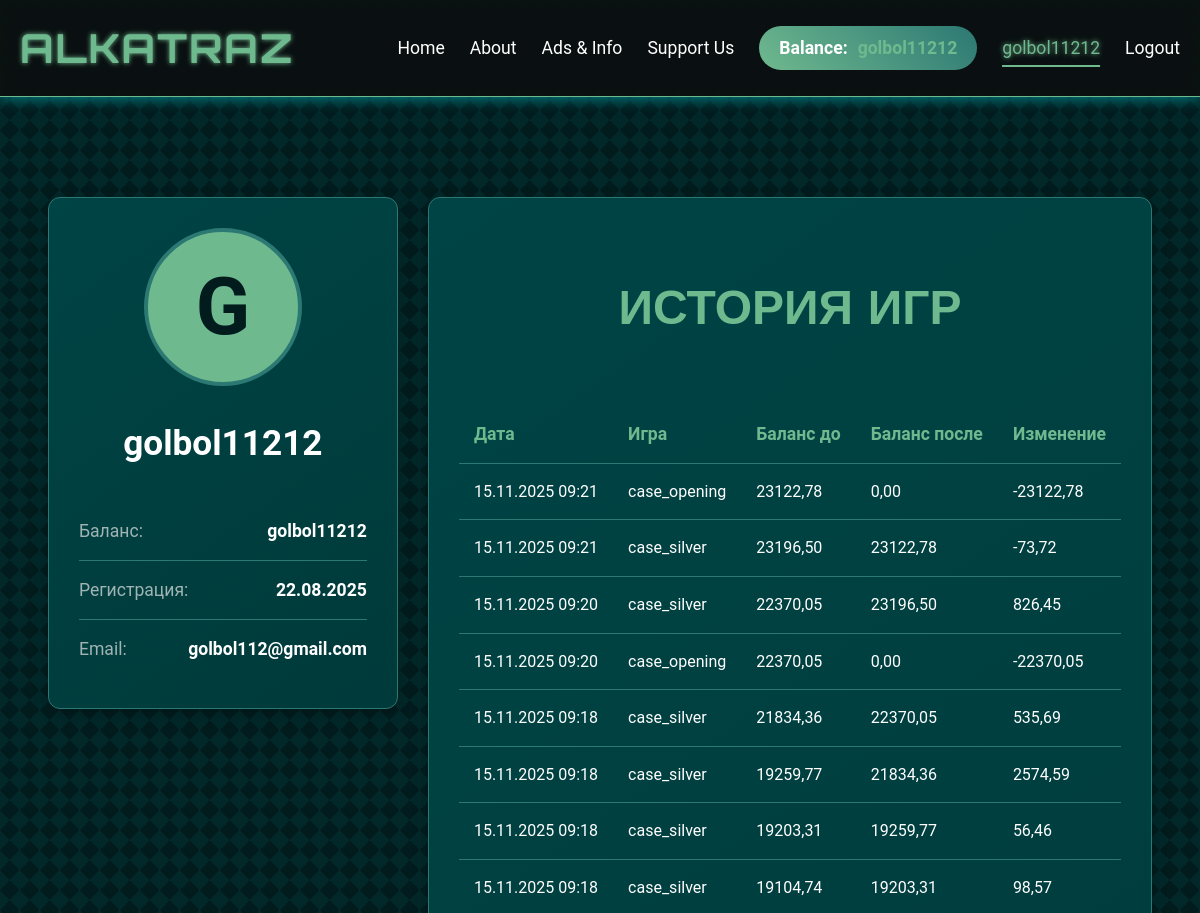
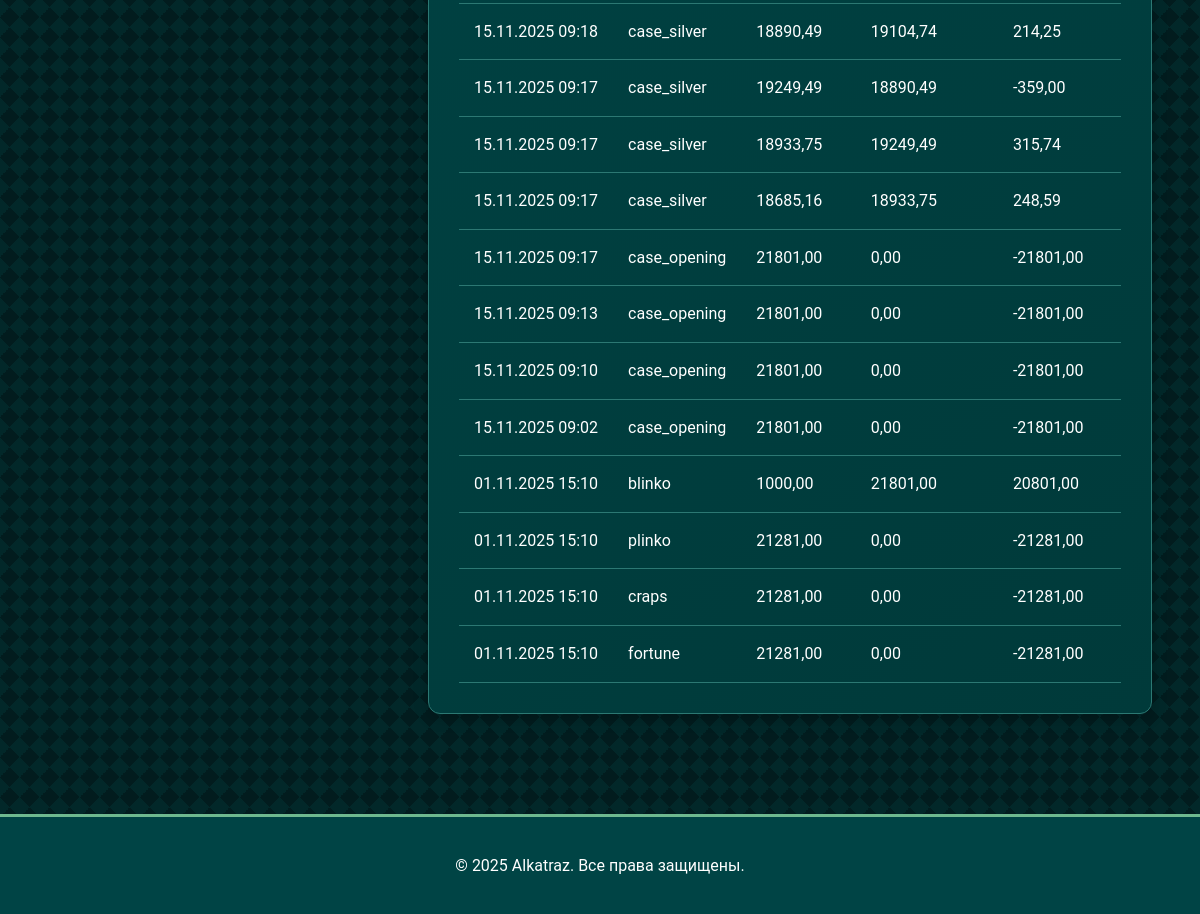
Page /profile/ (signed in) on the earlier database version (2 pictures, top to bottom).
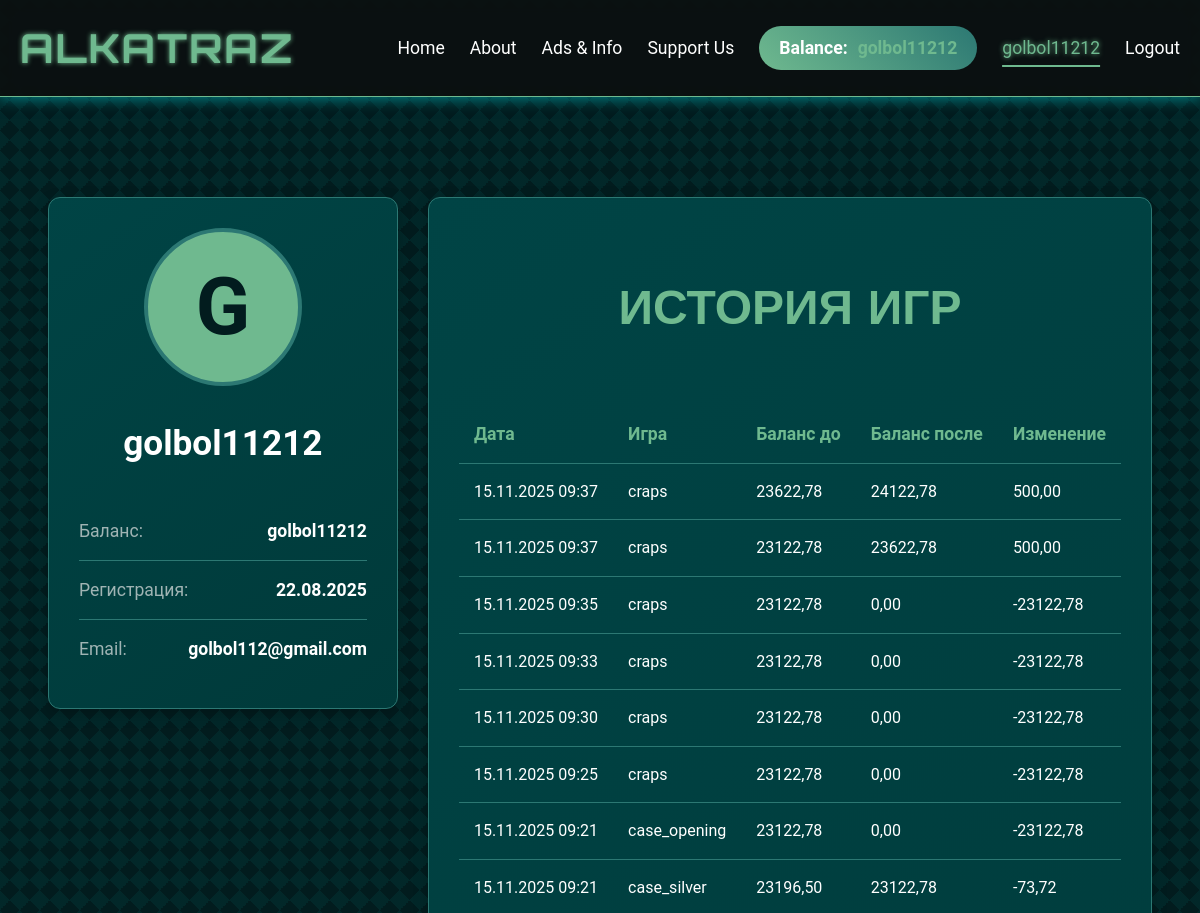
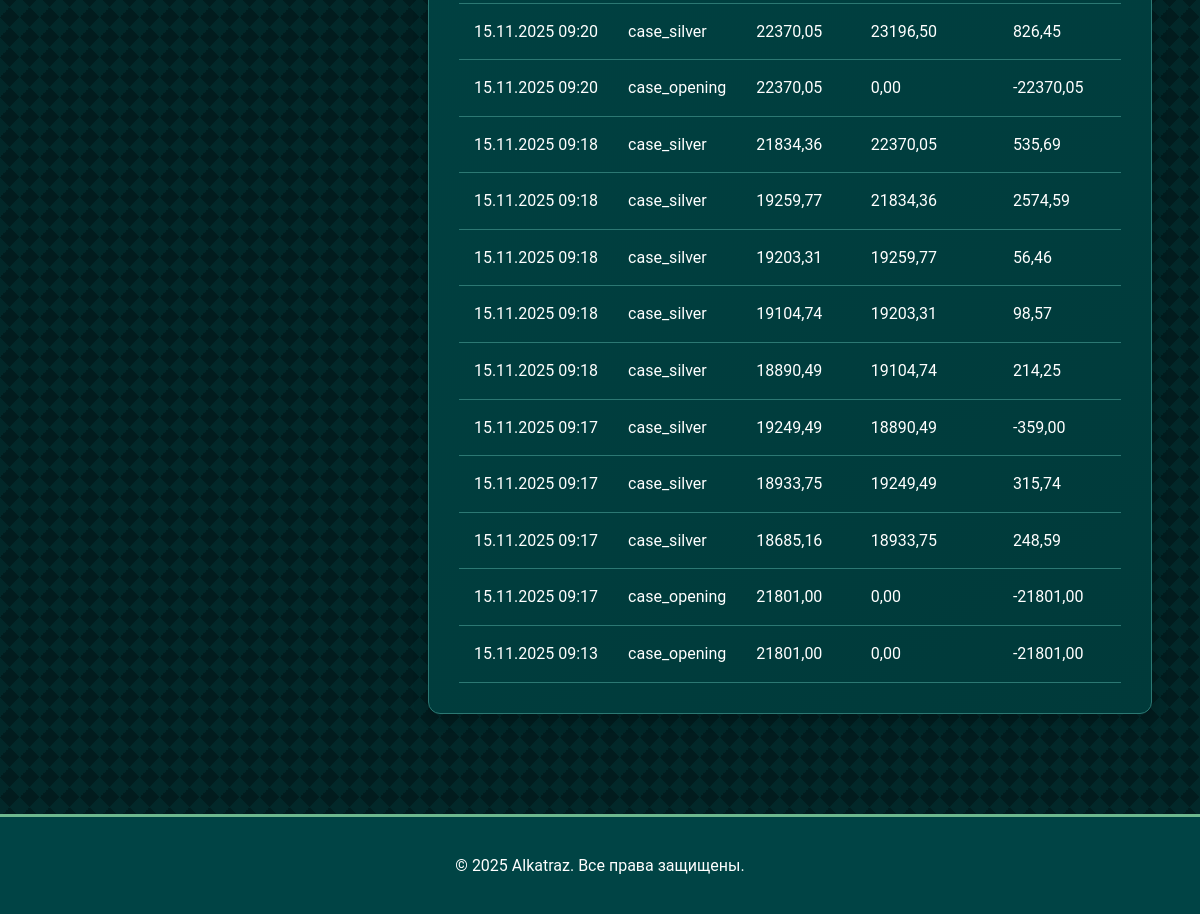
Same page on the later database version (2 pictures, top to bottom).
### pages/models.py (models this page shows, shortened)
class GameClick(models.Model):
    user = models.ForeignKey(settings.AUTH_USER_MODEL, on_delete=models.SET_NULL, null=True, blank=True)
    game_name = models.CharField(max_length=100)
    target_url = models.URLField()
    timestamp = models.DateTimeField(auto_now_add=True)
    current_balance = models.DecimalField(max_digits=10, decimal_places=2, default=0)
    new_balance = models.DecimalField(max_digits=10, decimal_places=2, default=0)
    total = models.DecimalField(max_digits=10, decimal_places=2, default=0)

### profil/views.py (the view)
# urls.py: path('', views.prof, name='prof'),
@login_required
def prof(request):
    game_history = GameClick.objects.filter(user=request.user).order_by('-timestamp')[:20]
    total_games = GameClick.objects.filter(user=request.user).count()
    favorite_game_query = GameClick.objects.filter(user=request.user) \
        .values('game_name') \
        .annotate(count=Count('game_name')) \
        .order_by('-count') \
        .first()
    favorite_game = favorite_game_query['game_name'] if favorite_game_query else "Нет данных"
    last_activity = GameClick.objects.filter(user=request.user) \
        .aggregate(last=Max('timestamp'))['last']
    context = {
        'user': request.user,
        'game_history': game_history,
        'total_games': total_games,
        'favorite_game': favorite_game,
        'last_activity': last_activity,
    }
    return render(request, 'profil/prof.html', context)

### profil/templates/profil/prof.html (shortened to what this page needs)
{% extends 'pages/base.html' %}
{% load static %}
{% block content %}
<div class="profile-container fade-in">
    <div class="profile-grid">
        <div class="profile-sidebar">
            <div class="profile-card">
                <div class="profile-header">
                    <div class="profile-avatar">{{ user.username|first|upper }}</div>
                    <h2 class="profile-username">{{ user.username }}</h2>
                </div>
                <ul class="info-list">
                    <li class="info-item">
                        <span class="info-label">Баланс:</span>
                        <span class="info-value">{{ request.session.balance|default:"0" }}</span>
                    </li>
                    <li class="info-item">
                        <span class="info-label">Регистрация:</span>
                        <span class="info-value">{{ user.date_joined|date:"d.m.Y" }}</span>
                    </li>
                    <li class="info-item">
                        <span class="info-label">Email:</span>
                        <span class="info-value">{{ user.email|default:"Не указан" }}</span>
                    </li>
                </ul>
            </div>
        </div>
        <div class="profile-main">
            <div class="profile-card">
                <h2 class="section-title">История игр</h2>
                {% if game_history %}
                <div class="table-responsive">
                    <table class="history-table">
                        <thead>
                            <tr>
                                <th>Дата</th>
                                <th>Игра</th>
                                <th>Баланс до</th>
                                <th>Баланс после</th>
                                <th>Изменение</th>
                            </tr>
                        </thead>
                        <tbody>
                            {% for game in game_history %}
                            <tr>
                                <td>{{ game.timestamp|date:"d.m.Y H:i" }}</td>
                                <td>{{ game.game_name }}</td>
                                <td>{{ game.current_balance }}</td>
                                <td>{{ game.new_balance }}</td>
                                <td>{{ game.total }}</td>
                            </tr>
                            {% endfor %}
                        </tbody>
                    </table>
                </div>
                {% else %}
                <p>У вас еще нет истории игр.</p>
                {% endif %}
            </div>
        </div>
    </div>
</div>
{% endblock %}

Differences in the rows shown:
no longer on this page (row unchanged): GameClick: timestamp "15.11.2025 09:10", game_name "case_opening", current_balance "21801,00", new_balance "0,00", total "-21801,00"
no longer on this page (row unchanged): GameClick: timestamp "15.11.2025 09:02", game_name "case_opening", current_balance "21801,00", new_balance "0,00", total "-21801,00"
no longer on this page (row unchanged): GameClick: timestamp "01.11.2025 15:10", game_name "blinko", current_balance "1000,00", new_balance "21801,00", total "20801,00"
no longer on this page (row unchanged): GameClick: timestamp "01.11.2025 15:10", game_name "plinko", current_balance "21281,00", new_balance "0,00", total "-21281,00"
no longer on this page (row unchanged): GameClick: timestamp "01.11.2025 15:10", game_name "craps", current_balance "21281,00", new_balance "0,00", total "-21281,00"
no longer on this page (row unchanged): GameClick: timestamp "01.11.2025 15:10", game_name "fortune", current_balance "21281,00", new_balance "0,00", total "-21281,00"
added GameClick: timestamp "15.11.2025 09:37", game_name "craps", current_balance "23622,78", new_balance "24122,78", total "500,00"
added GameClick: timestamp "15.11.2025 09:37", game_name "craps", current_balance "23122,78", new_balance "23622,78", total "500,00"
added GameClick: timestamp "15.11.2025 09:35", game_name "craps", current_balance "23122,78", new_balance "0,00", total "-23122,78"
added GameClick: timestamp "15.11.2025 09:33", game_name "craps", current_balance "23122,78", new_balance "0,00", total "-23122,78"
added GameClick: timestamp "15.11.2025 09:30", game_name "craps", current_balance "23122,78", new_balance "0,00", total "-23122,78"
added GameClick: timestamp "15.11.2025 09:25", game_name "craps", current_balance "23122,78", new_balance "0,00", total "-23122,78"
